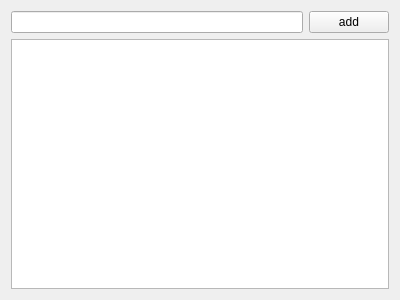
<?xml version="1.0" encoding="UTF-8"?>
<ui version="4.0">
 <class>ContactWidget</class>
 <widget class="QWidget" name="ContactWidget">
  <property name="geometry">
   <rect>
    <x>0</x>
    <y>0</y>
    <width>400</width>
    <height>300</height>
   </rect>
  </property>
  <property name="windowTitle">
   <string>Form</string>
  </property>
  <layout class="QGridLayout" name="gridLayout">
   <item row="0" column="0">
    <widget class="QLineEdit" name="lineEdit"/>
   </item>
   <item row="0" column="1">
    <widget class="QPushButton" name="addBtn">
     <property name="text">
      <string>add</string>
     </property>
    </widget>
   </item>
   <item row="1" column="0" colspan="2">
    <widget class="QListView" name="contactList"/>
   </item>
  </layout>
 </widget>
 <resources/>
 <connections/>
</ui>
